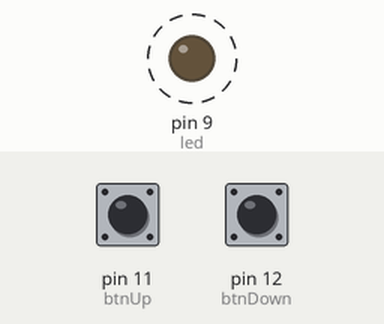
This sketch was run on a simulated Arduino Uno, built with avr-gcc and run on an emulated ATmega328P. Shown: output pins drawn as LEDs (lit = HIGH). Dashed ring = blinking. Inputs (shaded band) come from the test bench; at power-on: pin 11 (btnUp) LOW, pin 12 (btnDown) LOW.

Above: at 0.5 s.
Timing chart, 0 to 4.6 s (numbered marks = the images above):
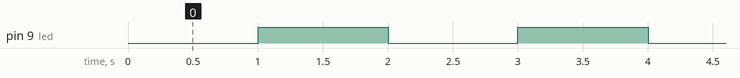

Measured:
- by itself, pin 9 (led): alternates HIGH for 1.0 s and LOW for 1.0 s

The sketch:

th_baitap3.ino
```cpp
int led = 9;
int btnUp =11;
int btnDown = 12;
int intervat= 1000;
int buoc = 100;
int preTang= LOW;
int preGiam=LOW;
int ledState= LOW;
unsigned long long preMillis = 0;
void setup() {
  // put your setup code here, to run once:
  pinMode(btnUp, INPUT);
  pinMode(btnDown, INPUT);
  pinMode(led,OUTPUT);
}

void loop() {
  int currentTang = digitalRead(btnUp);
  int currentGiam=digitalRead(btnDown);
  unsigned long long currentMillis = millis();
  if(currentMillis - preMillis >= intervat){
    preMillis =currentMillis;
    if(ledState == HIGH){
      ledState = LOW;
    }
    else{
      ledState = HIGH;
    }
    digitalWrite(led,ledState);
  }
  // put your main code here, to run repeatedly:

  if(currentTang == HIGH && preTang == LOW){
    preTang = digitalRead(btnUp);
    delay(20);
    if(intervat < 2000){
      intervat+=buoc;
    }
    else{
      intervat = 2000;
    }
  }
  preTang = digitalRead(btnUp);

  if(currentTang == HIGH && preTang == LOW){
    preGiam = digitalRead(btnDown);
    delay(20);
    if(intervat > 200){
      intervat-=buoc;
    }
    else{
      intervat=200;
    }
  }
  preGiam = digitalRead(btnDown);

  preTang = currentTang;
  preGiam = currentGiam;

}
```
